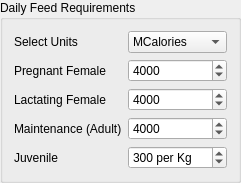
    <widget class="QGroupBox" name="groupBoxFeedRequirements" >
     <property name="sizePolicy" >
      <sizepolicy vsizetype="Fixed" hsizetype="Preferred" >
       <horstretch>0</horstretch>
       <verstretch>0</verstretch>
      </sizepolicy>
     </property>
     <property name="whatsThis" >
      <string>&lt;html>&lt;head>&lt;meta name="qrichtext" content="1" />&lt;style type="text/css">
p, li { white-space: pre-wrap; }
&lt;/style>&lt;/head>&lt;body style=" font-family:'Sans Serif'; font-size:9pt; font-weight:400; font-style:normal; text-decoration:none;">
&lt;p style=" margin-top:0px; margin-bottom:0px; margin-left:0px; margin-right:0px; -qt-block-indent:0; text-indent:0px;">Landuse Analyst breaks down the calorie requirements for the animal being modelled into three categories: Gestating, Lactating, and Juvenile. Enter the average calories required per day for an animal in each of these categories.&lt;/p>&lt;/body>&lt;/html></string>
     </property>
     <property name="title" >
      <string>Daily Feed Requirements</string>
     </property>
     <layout class="QGridLayout" >
      <item row="0" column="0" >
       <layout class="QGridLayout" >
        <item row="0" column="0" >
         <widget class="QLabel" name="label_13" >
          <property name="text" >
           <string>Select Units</string>
          </property>
         </widget>
        </item>
        <item row="0" column="1" >
         <widget class="QComboBox" name="cbFeedEnergyType" >
          <item>
           <property name="text" >
            <string>MCalories</string>
           </property>
          </item>
          <item>
           <property name="text" >
            <string>TDN</string>
           </property>
          </item>
         </widget>
        </item>
        <item row="1" column="0" >
         <widget class="QLabel" name="labelFeedRequirements2" >
          <property name="text" >
           <string>Pregnant Female</string>
          </property>
         </widget>
        </item>
        <item row="1" column="1" >
         <widget class="QSpinBox" name="sbEnergyForPregnant" >
          <property name="sizePolicy" >
           <sizepolicy vsizetype="Fixed" hsizetype="Expanding" >
            <horstretch>0</horstretch>
            <verstretch>0</verstretch>
           </sizepolicy>
          </property>
          <property name="toolTip" >
           <string>&lt;html>&lt;head>&lt;meta name="qrichtext" content="1" />&lt;style type="text/css">
p, li { white-space: pre-wrap; }
&lt;/style>&lt;/head>&lt;body style=" font-family:'Sans Serif'; font-size:9pt; font-weight:400; font-style:normal; text-decoration:none;">
&lt;p style=" margin-top:0px; margin-bottom:0px; margin-left:0px; margin-right:0px; -qt-block-indent:0; text-indent:0px;">Annual TDN (kg) required for an adult female&lt;/p>&lt;/body>&lt;/html></string>
          </property>
          <property name="suffix" >
           <string/>
          </property>
          <property name="maximum" >
           <number>20000</number>
          </property>
          <property name="value" >
           <number>4000</number>
          </property>
         </widget>
        </item>
        <item row="2" column="0" >
         <widget class="QLabel" name="labelFeedRequirements3" >
          <property name="toolTip" >
           <string>&lt;html>&lt;head>&lt;meta name="qrichtext" content="1" />&lt;style type="text/css">
p, li { white-space: pre-wrap; }
&lt;/style>&lt;/head>&lt;body style=" font-family:'Sans Serif'; font-size:9pt; font-weight:400; font-style:normal; text-decoration:none;">
&lt;p style=" margin-top:0px; margin-bottom:0px; margin-left:0px; margin-right:0px; -qt-block-indent:0; text-indent:0px;">Annual TDN (kg) required for an adult male&lt;/p>&lt;/body>&lt;/html></string>
          </property>
          <property name="text" >
           <string>Lactating Female</string>
          </property>
         </widget>
        </item>
        <item row="2" column="1" >
         <widget class="QSpinBox" name="sbEnergyForLactating" >
          <property name="sizePolicy" >
           <sizepolicy vsizetype="Fixed" hsizetype="Expanding" >
            <horstretch>0</horstretch>
            <verstretch>0</verstretch>
           </sizepolicy>
          </property>
          <property name="toolTip" >
           <string>&lt;html>&lt;head>&lt;meta name="qrichtext" content="1" />&lt;style type="text/css">
p, li { white-space: pre-wrap; }
&lt;/style>&lt;/head>&lt;body style=" font-family:'Sans Serif'; font-size:9pt; font-weight:400; font-style:normal; text-decoration:none;">
&lt;p style=" margin-top:0px; margin-bottom:0px; margin-left:0px; margin-right:0px; -qt-block-indent:0; text-indent:0px;">The number of calories required per day for a female that is lactating.&lt;/p>&lt;/body>&lt;/html></string>
          </property>
          <property name="suffix" >
           <string/>
          </property>
          <property name="maximum" >
           <number>20000</number>
          </property>
          <property name="value" >
           <number>4000</number>
          </property>
         </widget>
        </item>
        <item row="3" column="0" >
         <widget class="QLabel" name="labelFeedRequirements3_2" >
          <property name="toolTip" >
           <string>&lt;html>&lt;head>&lt;meta name="qrichtext" content="1" />&lt;style type="text/css">
p, li { white-space: pre-wrap; }
&lt;/style>&lt;/head>&lt;body style=" font-family:'Sans Serif'; font-size:9pt; font-weight:400; font-style:normal; text-decoration:none;">
&lt;p style=" margin-top:0px; margin-bottom:0px; margin-left:0px; margin-right:0px; -qt-block-indent:0; text-indent:0px;">Annual TDN (kg) required for an adult male&lt;/p>&lt;/body>&lt;/html></string>
          </property>
          <property name="text" >
           <string>Maintenance (Adult)</string>
          </property>
         </widget>
        </item>
        <item row="3" column="1" >
         <widget class="QSpinBox" name="sbEnergyForMaintenance" >
          <property name="sizePolicy" >
           <sizepolicy vsizetype="Fixed" hsizetype="Expanding" >
            <horstretch>0</horstretch>
            <verstretch>0</verstretch>
           </sizepolicy>
          </property>
          <property name="toolTip" >
           <string>&lt;html>&lt;head>&lt;meta name="qrichtext" content="1" />&lt;style type="text/css">
p, li { white-space: pre-wrap; }
&lt;/style>&lt;/head>&lt;body style=" font-family:'Sans Serif'; font-size:9pt; font-weight:400; font-style:normal; text-decoration:none;">
&lt;p style=" margin-top:0px; margin-bottom:0px; margin-left:0px; margin-right:0px; -qt-block-indent:0; text-indent:0px;">The number of calories required per day for a female that is lactating.&lt;/p>&lt;/body>&lt;/html></string>
          </property>
          <property name="suffix" >
           <string/>
          </property>
          <property name="maximum" >
           <number>20000</number>
          </property>
          <property name="value" >
           <number>4000</number>
          </property>
         </widget>
        </item>
        <item row="4" column="0" >
         <widget class="QLabel" name="labelFeedRequirements4" >
          <property name="toolTip" >
           <string>&lt;html>&lt;head>&lt;meta name="qrichtext" content="1" />&lt;style type="text/css">
p, li { white-space: pre-wrap; }
&lt;/style>&lt;/head>&lt;body style=" font-family:'Sans Serif'; font-size:9pt; font-weight:400; font-style:normal; text-decoration:none;">
&lt;p style=" margin-top:0px; margin-bottom:0px; margin-left:0px; margin-right:0px; -qt-block-indent:0; text-indent:0px;">Annual TDN (kg) required for a juvenile&lt;/p>&lt;/body>&lt;/html></string>
          </property>
          <property name="text" >
           <string>Juvenile</string>
          </property>
         </widget>
        </item>
        <item row="4" column="1" >
         <widget class="QSpinBox" name="sbEnergyForJuvenilePerKg" >
          <property name="sizePolicy" >
           <sizepolicy vsizetype="Fixed" hsizetype="Expanding" >
            <horstretch>0</horstretch>
            <verstretch>0</verstretch>
           </sizepolicy>
          </property>
          <property name="toolTip" >
           <string>&lt;html>&lt;head>&lt;meta name="qrichtext" content="1" />&lt;style type="text/css">
p, li { white-space: pre-wrap; }
&lt;/style>&lt;/head>&lt;body style=" font-family:'Sans Serif'; font-size:9pt; font-weight:400; font-style:normal; text-decoration:none;">
&lt;p style=" margin-top:0px; margin-bottom:0px; margin-left:0px; margin-right:0px; -qt-block-indent:0; text-indent:0px;">The number of calories required per day for a juvenile.&lt;/p>&lt;/body>&lt;/html></string>
          </property>
          <property name="whatsThis" >
           <string>&lt;html>&lt;head>&lt;meta name="qrichtext" content="1" />&lt;style type="text/css">
p, li { white-space: pre-wrap; }
&lt;/style>&lt;/head>&lt;body style=" font-family:'Sans Serif'; font-size:9pt; font-weight:400; font-style:normal; text-decoration:none;">
&lt;p style=" margin-top:0px; margin-bottom:0px; margin-left:0px; margin-right:0px; -qt-block-indent:0; text-indent:0px;">The number of calories required per day for a juvenile. Landuse Analyst considers a Juvenile to be an animal after weaning and before slaughter.&lt;/p>&lt;/body>&lt;/html></string>
          </property>
          <property name="suffix" >
           <string> per Kg</string>
          </property>
          <property name="maximum" >
           <number>20000</number>
          </property>
          <property name="value" >
           <number>300</number>
          </property>
         </widget>
        </item>
       </layout>
      </item>
     </layout>
    </widget>
